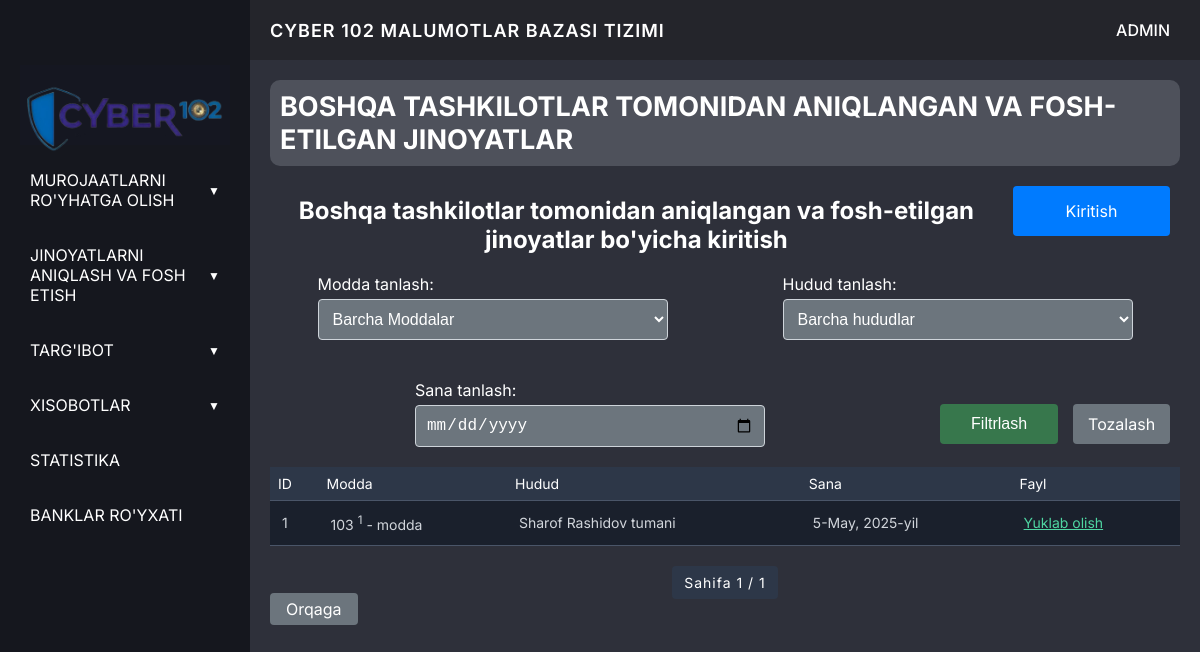
Page /main/Boshqa-tashkilotlar-tomonidan-list/ on the committed database.
### myapp/models.py (models this page shows, shortened)
class Article_Boshqa_tashkilot(models.Model):
    hudud = models.ForeignKey(HududModel, on_delete=models.CASCADE)
    category = models.ForeignKey(CategoryAJ, on_delete=models.CASCADE, verbose_name="Jinoyat turi")
    data = models.DateField(auto_now=False,)
    files = models.FileField(upload_to='Fosh-etilgan-Jinoyatlar-fayl/', verbose_name="murijat fayli")
    class Meta:
        verbose_name = "Boshqa tashkilot Tomonidan"
        verbose_name_plural = "Boshqa tashkilot Tomonidan"

class CategoryAJ(models.Model):
    title = models.IntegerField(
        verbose_name="modda",
        validators=[MaxValueValidator(999), MinValueValidator(0)]
    )
    sup = models.IntegerField(
        verbose_name="bandi",
        blank=True,
        null=True,
        validators=[MaxValueValidator(999), MinValueValidator(0)]
    )
    class Meta:
        verbose_name = "Aniqlangan-jinoyatlar Kategorya"
        verbose_name_plural = "Aniqlangan-jinoyatlar Kategorya"

class BaseModel(models.Model):
    title = models.CharField(max_length=250)
    class Meta:
        abstract = True
    def __str__(self):
        return self.title

class HududModel(BaseModel):
    class Meta:
        verbose_name = "Hudud"
        verbose_name_plural = "Hududlar"

### myapp/views.py (the view)
# urls.py: path('main/Boshqa-tashkilotlar-tomonidan-list/', Boshqa_tashkilot_View.as_view(), name='BTJ_list'),
class Boshqa_tashkilot_View(View):
    template_name = 'jinoyat/BTJ/boshqa.html'
    paginate_by = 10
    def get(self, request, id=None):
        form = Article_Boshqa_tashkilotForm()  # GET so'rovida POST ishlatilmaydi
        category_filter = request.GET.get('category', '')
        hudud_filter = request.GET.get('hudud', '')
        data_filter = request.GET.get('data', '')
        articles = Article_Boshqa_tashkilot.objects.all()
        if category_filter:
            articles = articles.filter(category__id=category_filter)  # ForeignKey uchun id
        if hudud_filter:
            articles = articles.filter(hudud__id=hudud_filter)  # ForeignKey uchun id
        if data_filter:
            articles = articles.filter(data=data_filter)  # Faqat sana bo'yicha filtr
        paginator = Paginator(articles, self.paginate_by)
        page = request.GET.get('page') or 1
        try:
            paginated_articles = paginator.page(page)
        except PageNotAnInteger:
            paginated_articles = paginator.page(1)
        except EmptyPage:
            paginated_articles = paginator.page(paginator.num_pages)
        categories = CategoryAJ.objects.all()
        hududs = HududModel.objects.all()
        context = {
            'form': form,
            'article': paginated_articles,
            'category_filter': category_filter,
            'hudud_filter': hudud_filter,
            'data_filter': data_filter,
            'categories': categories,
            'hududs': hududs,
        }
        return render(request, self.template_name, context)

### myapp/forms.py (shortened to what this page needs)
class Article_Boshqa_tashkilotForm(forms.ModelForm):
    class Meta:
        model = Article_Boshqa_tashkilot
        fields = ['category', 'hudud', 'data', 'files']
        widgets = {
            'category': forms.Select(attrs={'class': 'form-control'}),
            'hudud': forms.Select(attrs={'class': 'selects form-control'}),
            'data': forms.DateTimeInput(attrs={'placeholder': 'Sana (YYYY-MM-DD HH:MM)', 'class': 'form-control', 'type': 'date'}),
            'files': forms.ClearableFileInput(attrs={'class': 'form-control'}),
        }
        labels = {
            'category': 'Kategoriya',
            'hudud': 'Hudud',
            'data': 'Sana',
            'files': 'Fayllar',
        }

### templates/jinoyat/BTJ/boshqa.html (shortened to what this page needs)
{% load static %}
<!DOCTYPE html>
<html lang="en">
<head>
    <link rel="stylesheet" href="{% static 'css/base.css' %}">
    <link rel="stylesheet" href="{% static 'css/create.css' %}">
    <link rel="stylesheet" href="{% static 'css/cards.css' %}">
</head>
<body>
    <div class="container">
        {% include "__navbar.html" %}
        <div class="main-content">
            {% include "__header.html" %}
            <div class="content-box">
                <div class="table-container">
                    <h1 class="text-h1">Boshqa tashkilotlar tomonidan aniqlangan va fosh-etilgan jinoyatlar</h1>
                    <div class="block-top">
                        <h2 class="text-h2">Boshqa tashkilotlar tomonidan aniqlangan va fosh-etilgan jinoyatlar bo'yicha kiritish </h2>
                        <a href="{% url 'main:BTJ_create' %}" class="btn btn-primary">Kiritish</a>
                    </div>
                    <form method="get" class="filter-form">
                        <div class="form-group">
                            <label for="category_filter">Modda tanlash:</label>
                            <select name="category" id="category_filter" class="form-control">
                                <option value="">Barcha Moddalar</option>
                            </select>
                        </div>
                        <div class="form-group">
                            <label for="hudud_filter">Hudud tanlash:</label>
                            <select name="hudud" id="hudud_filter" class="form-control">
                                <option value="">Barcha hududlar</option>
                            </select>
                        </div>
                        <div class="form-group">
                            <label for="data_filter">Sana tanlash:</label>
                            <input type="date" name="data" id="data_filter" value="{{ data_filter }}" class="form-control">
                        </div>
                        <div class="form-group-1">
                            <button type="submit" class="btn btn-success btn-3">Filtrlash</button>
                            <a href="{% url 'main:BTJ_list' %}"  class="btn btn-secondary btn-2">Tozalash</a>
                        </div>
                    </form>
                    <table id="dataTable" class="min-w-full border-collapse">
                        <thead>
                            <tr>
                                <th>ID</th>
                                <th>Modda</th>
                                <th>Hudud</th>
                                <th>Sana</th>
                                <th>Fayl</th>
                            </tr>
                        </thead>
                        <tbody>
                            {% for article_item in article %}
                                <tr class="border-b">
                                    <td>{{ article_item.id }}</td>
                                    <td>{{ article_item.category.title }} {% if article_item.category.sup %}<sup>{{ article_item.category.sup }}</sup>{% endif %} - modda</td>
                                    <td>{{ article_item.hudud }}</td>
                                    <td>{{ article_item.data }}</td>
                                    <td>
                                        {% if article_item.files %}
                                            <a href="{{ article_item.files.url }}" target="_blank">Yuklab olish</a>
                                        {% else %}
                                            Fayl yo‘q
                                        {% endif %}
                                    </td>
                                </tr>
                            {% empty %}
                                <tr>
                                    <td colspan="4" class="p-3 text-center text-sm text-gray-600">Ma'lumotlar mavjud emas</td>
                                </tr>
                            {% endfor %}
                        </tbody>
                    </table>
                    <div class="pagination">
                        <span>Sahifa {{ article.number }} / {{ article.paginator.num_pages }}</span>
                    </div>
                    <a href="{% url 'main:index' %}" class="btn btn-secondary">Orqaga</a>
                </div>
            </div>
        </div>
    </div>
</body>
</html>

### static/css/base.css (style rules this page uses)
* { margin: 0; padding: 0; box-sizing: border-box; }
body { font-family: 'Inter', sans-serif; color: #fff; overflow: hidden; }
.container { display: flex; height: 100vh; position: relative; overflow: hidden; }
.main-content { flex: 1; display: flex; flex-direction: column; z-index: 1; background: transparent; }

### static/css/create.css (style rules this page uses)
.content-box { flex: 1; padding: 20px; height: 100%; background: #181a25e6; overflow-y: scroll; }
.content-box { width: 100%; margin: 0 auto; padding: 20px; }
.content-box form { display: flex; justify-content: center; flex-wrap: wrap; gap: 20px; }

### static/css/cards.css (style rules this page uses)
.text-h1 { background: #9ca3af49; border-radius: 10px; padding: 10px; font-size: 27px; margin-bottom: 10px; text-transform: uppercase; }
#dataTable { width: 100%; border-collapse: collapse; background-color: #1a202c; color: #fff; }
#dataTable thead tr { background-color: #2d3748; }
#dataTable th { padding: 0.5rem; font-size: 14px !important; font-weight: normal !important; text-align: start; border-bottom: 1px solid #4a5568; }
#dataTable tbody tr { border-bottom: 1px solid #4a5568; }
#dataTable td { font-size: 14px !important; padding: 0.75rem; color: #d1d5db; }
.btn { padding: 6px 16px; border-radius: 4px; cursor: pointer; text-decoration: none; }
.btn-primary { background-color: #007bff; color: white; border: none; }
.btn-secondary { background-color: #6c757d; color: white; border: none; }
.btn-success { background-color: #37774c; color: white; border: none; }
.pagination { display: flex; justify-content: center; gap: 10px; margin-top: 20px; }
.pagination a, .pagination span { padding: 8px 12px; border: 1px solid #ddd; border-radius: 4px; text-decoration: none; border: none; background-color: #4a5568; color: #fff; text-decoration: none; font-size: 14px; letter-spacing: 1px; }
.pagination span { background-color: #2d3748; color: #fff; }
.form-group { width: 700px; min-width: 350px; margin: auto; margin-bottom: 20px; }
.form-group label { display: block; margin-bottom: 5px; color: #fff; }
.form-control { width: 100%; padding: 10px; font-size: 16px; background: #6c757d; border: 1px solid #ced4da; border-radius: 4px; box-sizing: border-box; color: #fff; transition: border-color 0.3s ease, box-shadow 0.3s ease; }
.form-control::placeholder { color: #fff; opacity: 0.8; }
.form-control[type="date"] { cursor: pointer; }
.btn-primary { width: 200px; height: 40px; font-size: 16px; background-color: #007bff; color: #fff; border: none; border-radius: 4px; cursor: pointer; transition: background-color 0.3s ease; }
.text-h2 { margin: 20px 0; text-align: center; }
td a { color: #4fd6a2; }
.block-top { display: flex; justify-content: space-between; }
.block-top a { display: flex; flex-direction: column; justify-content: center; text-align: center; height: 50px; width: 200px; margin: 10px; }
.btn-2, .btn-3 { display: block; width: 150px !important; height: 40px !important; font-size: 16px !important; text-align: center; margin: 0 10px; padding: 10px; transition: all .3s ease; }
.filter-form { display: flex; justify-content: flex-start; }
.filter-form .form-group { width: 200px !important; }
.filter-form .form-group-1 { width: 250px !important; display: flex; align-items: center; }
.filter-form .form-group-1 button { width: 200px !important; margin-right: 5px !important; padding: 0 !important; }

### rows in the picture
Article_Boshqa_tashkilot: id "1", category "103", category.sup "1", hudud "Sharof Rashidov tumani", data "5-May, 2025-yil"

### other values in the picture
{{ article.number }} "1"
{{ article.paginator.num_pages }} "1"
